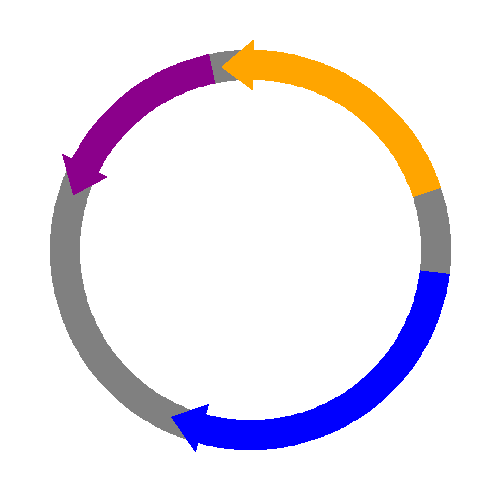
#> input picture krother-python-for-biologists-e47cf55735c7/04-data_visualisation/18-image_manipulation/color.png, 500 x 500 px
$ python color_to_bw_image.py
#> lines starting #> are read from the running program, lines starting #| are printed output that depends on the picture
'''

Converts a color to a black/white image.

-----------------------------------------------------------
(c) 2013 Allegra Via and Kristian Rother
    Licensed under the conditions of the Python License

    This code appears in section 18.4.3 of the book
    "Managing Biological Data with Python".
-----------------------------------------------------------
'''

from PIL import Image

image = Image.open('color.png', 'r')
#> image is the input picture: PIL image 500x500 RGB; mean R, G, B 235.9, 229.9, 238.6
bw_image = Image.new('LA', image.size, (255, 255))
#> bw_image: PIL image 500x500 LA; every value is 255
bw_image.paste(image, (0, 0))
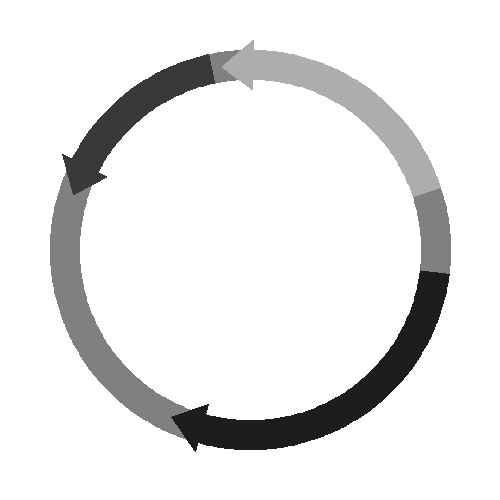
#> bw_image: PIL image 500x500 LA; mean R, G, B, A 232.7, 232.7, 232.7, 255
bw_image.save('black_white.png')
